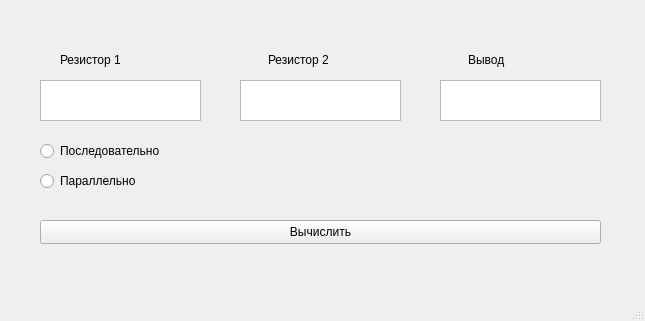
<?xml version="1.0" encoding="UTF-8"?>
<ui version="4.0">
 <class>MainWindow</class>
 <widget class="QMainWindow" name="MainWindow">
  <property name="geometry">
   <rect>
    <x>0</x>
    <y>0</y>
    <width>645</width>
    <height>321</height>
   </rect>
  </property>
  <property name="windowTitle">
   <string>MainWindow</string>
  </property>
  <widget class="QWidget" name="centralwidget">
   <widget class="QRadioButton" name="radioButton2">
    <property name="geometry">
     <rect>
      <x>40</x>
      <y>170</y>
      <width>131</width>
      <height>22</height>
     </rect>
    </property>
    <property name="text">
     <string>Параллельно</string>
    </property>
   </widget>
   <widget class="QLabel" name="label">
    <property name="geometry">
     <rect>
      <x>60</x>
      <y>50</y>
      <width>91</width>
      <height>20</height>
     </rect>
    </property>
    <property name="text">
     <string>Резистор 1</string>
    </property>
   </widget>
   <widget class="QTextEdit" name="textEdit2">
    <property name="geometry">
     <rect>
      <x>240</x>
      <y>80</y>
      <width>161</width>
      <height>41</height>
     </rect>
    </property>
    <property name="font">
     <font>
      <pointsize>14</pointsize>
     </font>
    </property>
   </widget>
   <widget class="QTextEdit" name="textEdit1">
    <property name="geometry">
     <rect>
      <x>40</x>
      <y>80</y>
      <width>161</width>
      <height>41</height>
     </rect>
    </property>
    <property name="font">
     <font>
      <pointsize>14</pointsize>
     </font>
    </property>
   </widget>
   <widget class="QTextEdit" name="textEdit3">
    <property name="geometry">
     <rect>
      <x>440</x>
      <y>80</y>
      <width>161</width>
      <height>41</height>
     </rect>
    </property>
    <property name="font">
     <font>
      <pointsize>14</pointsize>
     </font>
    </property>
   </widget>
   <widget class="QRadioButton" name="radioButton">
    <property name="geometry">
     <rect>
      <x>40</x>
      <y>140</y>
      <width>131</width>
      <height>22</height>
     </rect>
    </property>
    <property name="text">
     <string>Последовательно</string>
    </property>
   </widget>
   <widget class="QLabel" name="label_2">
    <property name="geometry">
     <rect>
      <x>268</x>
      <y>50</y>
      <width>71</width>
      <height>20</height>
     </rect>
    </property>
    <property name="text">
     <string>Резистор 2</string>
    </property>
   </widget>
   <widget class="QLabel" name="label_3">
    <property name="geometry">
     <rect>
      <x>468</x>
      <y>50</y>
      <width>71</width>
      <height>20</height>
     </rect>
    </property>
    <property name="text">
     <string>Вывод</string>
    </property>
   </widget>
   <widget class="QPushButton" name="pushButton_2">
    <property name="geometry">
     <rect>
      <x>40</x>
      <y>220</y>
      <width>561</width>
      <height>24</height>
     </rect>
    </property>
    <property name="text">
     <string>Вычислить</string>
    </property>
   </widget>
  </widget>
  <widget class="QMenuBar" name="menubar">
   <property name="geometry">
    <rect>
     <x>0</x>
     <y>0</y>
     <width>645</width>
     <height>21</height>
    </rect>
   </property>
  </widget>
  <widget class="QStatusBar" name="statusbar"/>
 </widget>
 <resources/>
 <connections/>
</ui>
